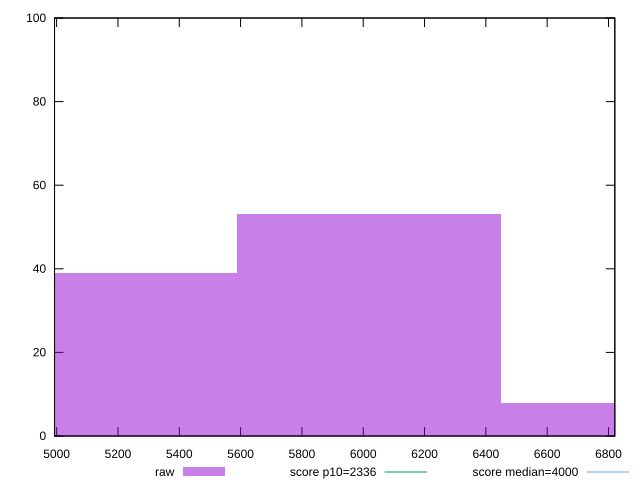

This chart was generated by the following gnuplot code:
reset

$raw <<EOF
6879.745932483815 8
6019.777690923338 53
5159.809449362861 39
EOF

set key outside below
set boxwidth 859.9682415604768
set xrange [4993.167:6820.678000000001]
set yrange [0:100]
set trange [0:100]
set style fill transparent solid 0.5 noborder

set parametric
set terminal svg size 640, 490 enhanced background rgb 'white'
set output "report/report_00029_2021-02-24T13-36-40.390Z/first-meaningful-paint/samples/astro/raw/histogram.svg"

plot $raw title "raw" with boxes, \
     2336,t title "score p10=2336", \
     4000,t title "score median=4000"

reset
